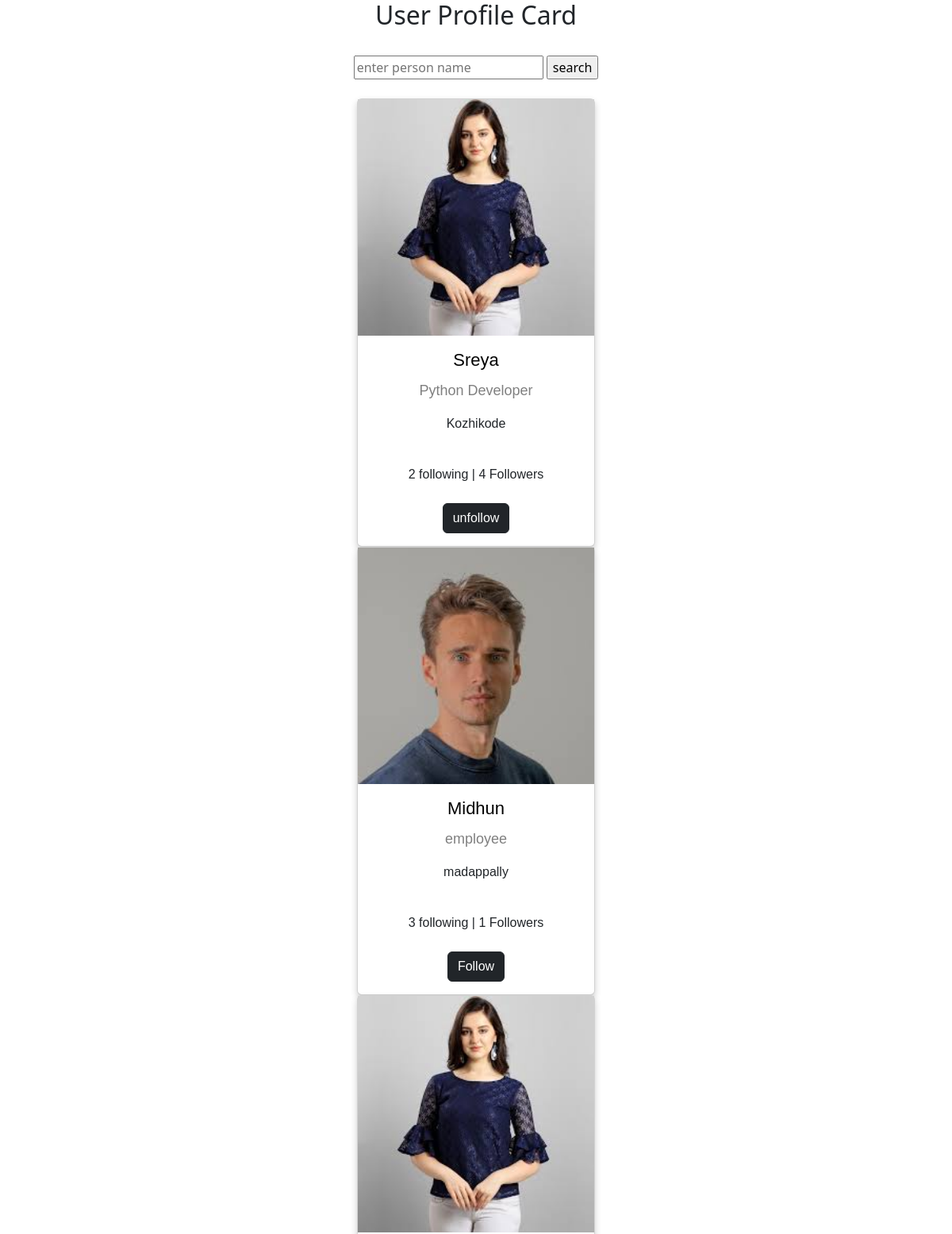
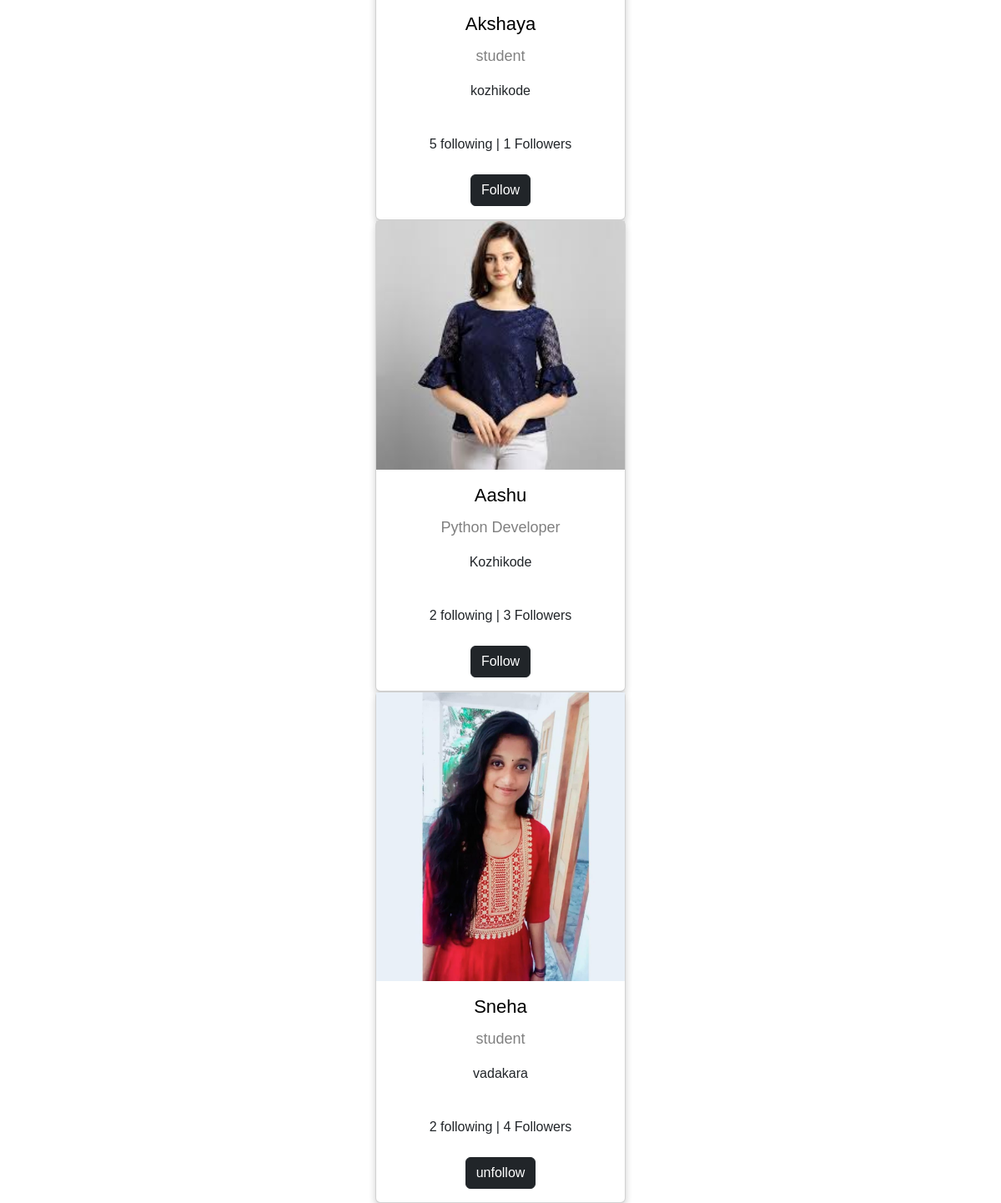
/profile/all/ (signed in), run on the app's committed database (2 pictures, top to bottom).
### myapp/models.py (models this page shows, shortened)
class UserProfile(models.Model):
    user=models.OneToOneField(User,on_delete=models.CASCADE,related_name="profile")
    profile_pic=models.ImageField(upload_to="profilepics",blank=True,default='/profilepics/default.png')
    bio=models.CharField(max_length=200,null=True)
    address=models.CharField(max_length=200,null=True)
    dob=models.DateTimeField(null=True)
    following=models.ManyToManyField("self",related_name="followed_by",symmetrical=False)
    created_date=models.DateTimeField(auto_now_add=True)
    cover_pic=models.ImageField(upload_to="coverpic",blank=True,default="/profilepics/cover.jpg")
    def __str__(self):
        return self.user.username

### myapp/views.py (the view, shortened to what this page needs)
# urls.py: path('profile/all/',views.ProfileListView.as_view(),name="profilelist"),
@method_decorator(signin_required,name="dispatch")
class ProfileListView(ListView):
    model=UserProfile
    template_name="profile-list.html"
    context_object_name="profiles"
    def get_queryset(self):
        return UserProfile.objects.exclude(user=self.request.user)

### myapp/views.py (called while the page is built)
def signin_required(fn):
    def wrapper(request,*args,**kwargs):
        if not request.user.is_authenticated:
            messages.error(request,"please login")
            return redirect("signin")
        return fn(request,*args,**kwargs)
    return wrapper

### myapp/templates/profile-list.html (shortened to what this page needs)
<!DOCTYPE html>
<html>
<head>
  <link rel="stylesheet" href="https://cdnjs.cloudflare.com/ajax/libs/font-awesome/4.7.0/css/font-awesome.min.css">
  <link href="https://cdn.jsdelivr.net/npm/bootstrap@5.3.0-alpha3/dist/css/bootstrap.min.css" rel="stylesheet"
>
</head>
<body>
  <h2 style="text-align:center">User Profile Card</h2>
  <form action="" method="post">
    <div class="text-center p-4 " >
    <input type="text" name="username" placeholder="enter person name">
      <input type="submit" value="search" >
    </div>
  </form>
  {%for profile in profiles%}
  <div class="card">
    {%if profile.profile_pic%}
    <img src="{{profile.profile_pic.url}}" alt="John" style="width:100%">
    {%endif%}
    <h1> <a href="{%url 'profiledetail' profile.id%}">{{profile}} </a></h1>
    <p class="title">{{profile.bio}}</p>
    <p>{{profile.address}}</p>
    <div style="margin: 24px 0;">
      {{profile.following.all.count}} following |
      {{profile.followed_by.all.count}} Followers
    </div>
    <p>
      {%if request.user.profile in profile.followed_by.all%}
      <a href="{%url 'unfollow' profile.id%}" class="btn btn-dark">unfollow</a>
      {%else%}
      <a href="{%url 'follow' profile.id%}" class="btn btn-dark">Follow</a>
      {%endif%}
    </p>
  </div>
  {%endfor%}
</body>
</html>

### myapp/templates/profile-list.html (style rules this page uses)
.card { box-shadow: 0 4px 8px 0 rgba(0, 0, 0, 0.2); max-width: 300px; margin: auto; text-align: center; font-family: arial; }
.title { color: grey; font-size: 18px; }
a { text-decoration: none; font-size: 22px; color: black; }

### data on the page
UserProfile: profile_pic (picture), user.username "Sreya", bio "Python Developer", address "Kozhikode", following.all.count "2", followed_by.all.count "4", shows "unfollow"
UserProfile: profile_pic (picture), user.username "Midhun", bio "employee", address "madappally", following.all.count "3", followed_by.all.count "1", shows "Follow"
UserProfile: profile_pic (picture), user.username "Akshaya", bio "student", address "kozhikode", following.all.count "5", followed_by.all.count "1", shows "Follow"
UserProfile: profile_pic (picture), user.username "Aashu", bio "Python Developer", address "Kozhikode", following.all.count "2", followed_by.all.count "3", shows "Follow"
UserProfile: profile_pic (picture), user.username "Sneha", bio "student", address "vadakara", following.all.count "2", followed_by.all.count "4", shows "unfollow"
